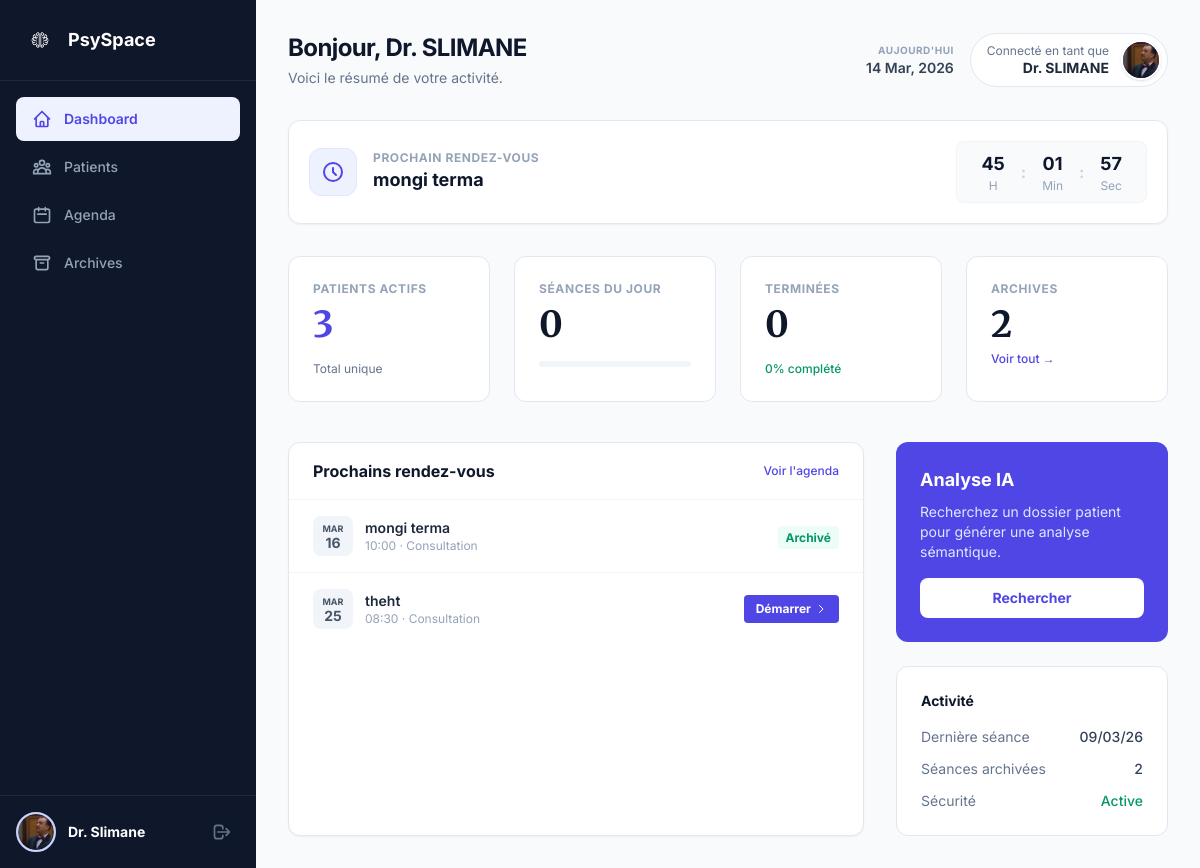
/dashboard.php (signed in), run on the app's committed database.
### tables this page shows
CREATE TABLE `doctor` (
  `docid` int(11) NOT NULL,
  `docemail` varchar(255) NOT NULL,
  `docname` varchar(255) NOT NULL,
  `docpassword` varchar(255) NOT NULL,
  `otp_code` varchar(6) DEFAULT NULL,
  `status` varchar(20) DEFAULT 'pending',
  `reset_token` varchar(255) DEFAULT NULL,
  `token_expiry` datetime DEFAULT NULL,
  `photo` varchar(255) DEFAULT NULL,
  `specialty` varchar(100) DEFAULT NULL,
  `order_num` varchar(50) DEFAULT NULL,
  `bio` text DEFAULT NULL,
  `docphone` varchar(20) DEFAULT NULL,
  `remember_token` varchar(64) DEFAULT NULL
);

CREATE TABLE `appointments` (
  `id` int(11) NOT NULL,
  `doctor_id` int(11) NOT NULL,
  `patient_id` int(11) DEFAULT NULL,
  `patient_name` varchar(150) NOT NULL,
  `app_date` datetime NOT NULL,
  `app_type` varchar(50) DEFAULT 'Consultation',
  `created_at` timestamp NOT NULL DEFAULT current_timestamp(),
  `patient_phone` varchar(20) DEFAULT NULL
);

CREATE TABLE `consultations` (
  `id` int(11) NOT NULL,
  `patient_id` int(11) NOT NULL,
  `appointment_id` int(11) DEFAULT NULL,
  `doctor_id` int(11) NOT NULL,
  `date_consultation` datetime DEFAULT current_timestamp(),
  `transcription_brute` text DEFAULT NULL,
  `resume_ia` text DEFAULT NULL,
  `duree_minutes` int(11) DEFAULT NULL,
  `emotion_data` text DEFAULT NULL
);

### dashboard.php (the view, shortened to what the rows shown need)
<?php
include "connection.php";
if (!isset($conn) && isset($con)) { $conn = $con; }
 $nom_docteur = mb_strtoupper($_SESSION['nom'] ?? 'Docteur', 'UTF-8');
 $doc_id      = (int)$_SESSION['id'];
 $stmt = $conn->prepare("SELECT * FROM doctor WHERE docid=? LIMIT 1");
 $stmt->bind_param("i", $doc_id); $stmt->execute();
 $doc = $stmt->get_result()->fetch_assoc();
 $doc_photo     = $doc['photo'] ?? '';
 $doc_initial   = mb_substr($nom_docteur, 0, 1, 'UTF-8');
 $stmt = $conn->prepare(
    "SELECT a.*,
            (SELECT COUNT(*) FROM consultations c WHERE c.patient_id = a.patient_id AND c.doctor_id = a.doctor_id) AS archive_count
     FROM appointments a
     WHERE a.doctor_id = ?
       AND a.app_date >= NOW()
     ORDER BY a.app_date ASC
     LIMIT 6"
);
 $stmt->bind_param("i", $doc_id);
 $stmt->execute();
 $patients_query = $stmt->get_result();
 $stmt = $conn->prepare("SELECT app_date, patient_name FROM appointments WHERE doctor_id=? AND app_date >= NOW() ORDER BY app_date ASC LIMIT 1");
 $stmt->bind_param("i", $doc_id); $stmt->execute();
 $next_rdv = $stmt->get_result()->fetch_assoc();
 $stmt = $conn->prepare("SELECT date_consultation FROM consultations WHERE doctor_id = ? ORDER BY date_consultation DESC LIMIT 1");
 $stmt->bind_param("i", $doc_id); $stmt->execute();
 $last_consult = $stmt->get_result()->fetch_assoc()['date_consultation'] ?? null;
?>
<!DOCTYPE html>
<html lang="fr">
<head>
    <script src="https://cdn.tailwindcss.com"></script>
</head>
<body class="bg-slate-50 text-slate-700">
<div class="flex min-h-screen">
    <aside class="w-64 bg-slate-900 text-white flex flex-col fixed h-full z-50 print:hidden">
        <div class="p-4 border-t border-slate-800">
            <div class="flex items-center gap-3">
                <div class="w-10 h-10 rounded-full bg-indigo-100 flex items-center justify-center text-indigo-600 font-bold border-2 border-indigo-200 overflow-hidden">
                    <?php if(!empty($doc_photo) && file_exists($doc_photo)): ?>
                        <img src="<?= htmlspecialchars($doc_photo) ?>?v=<?= time() ?>" class="w-full h-full rounded-full object-cover">
                    <?php else: ?>
                        <?= $doc_initial ?>
                    <?php endif; ?>
                </div>
            </div>
        </div>
    </aside>
    <main class="flex-1 ml-64 p-8">
        <div class="flex flex-col md:flex-row justify-between items-start md:items-center mb-8 gap-4">
            <div>
                <h1 class="text-2xl font-bold text-slate-900 tracking-tight">Bonjour, Dr. <?= htmlspecialchars($nom_docteur) ?></h1>
            </div>
            <div class="flex items-center gap-4">
                <a href="profile.php" class="flex items-center gap-3 bg-white border border-slate-200 rounded-full pl-4 pr-1.5 py-1.5 hover:border-indigo-400 hover:shadow-md transition-all group cursor-pointer">
                    <div class="w-10 h-10 rounded-full bg-indigo-600 flex items-center justify-center text-white font-bold text-sm border-2 border-white shadow overflow-hidden">
                        <?php if(!empty($doc_photo) && file_exists($doc_photo)): ?>
                            <img src="<?= htmlspecialchars($doc_photo) ?>?v=<?= time() ?>" class="w-full h-full object-cover">
                        <?php else: ?>
                            <?= $doc_initial ?>
                        <?php endif; ?>
                    </div>
                </a>
            </div>
        </div>
        <?php if($next_rdv): ?>
        <div class="bg-white border border-slate-200 rounded-xl p-5 mb-8 flex flex-col sm:flex-row items-center justify-between gap-4 shadow-sm">
            <div class="flex items-center gap-4">
                <div class="w-12 h-12 bg-indigo-50 rounded-xl flex items-center justify-center text-indigo-600 border border-indigo-100">
                    <svg class="w-6 h-6" fill="none" stroke="currentColor" viewBox="0 0 24 24"><path stroke-linecap="round" stroke-linejoin="round" stroke-width="2" d="M12 8v4l3 3m6-3a9 9 0 11-18 0 9 9 0 0118 0z"></path></svg>
                </div>
                <div>
                    <p class="text-xs font-bold text-slate-400 uppercase tracking-wider">Prochain rendez-vous</p>
                    <p class="text-lg font-bold text-slate-900"><?= htmlspecialchars($next_rdv['patient_name']) ?></p>
                </div>
            </div>
            <div id="countdown-wrap" class="flex items-center gap-2 bg-slate-50 px-4 py-2 rounded-lg border border-slate-100">
                <div class="text-center px-2">
                    <span class="countdown-val text-lg font-bold text-slate-900" id="cd-h">--</span>
                    <span class="text-xs text-slate-400 block">H</span>
                </div>
                <span class="font-bold text-slate-300">:</span>
                <div class="text-center px-2">
                    <span class="countdown-val text-lg font-bold text-slate-900" id="cd-m">--</span>
                    <span class="text-xs text-slate-400 block">Min</span>
                </div>
                <span class="font-bold text-slate-300">:</span>
                <div class="text-center px-2">
                    <span class="countdown-val text-lg font-bold text-slate-900" id="cd-s">--</span>
                    <span class="text-xs text-slate-400 block">Sec</span>
                </div>
            </div>
        </div>
        <?php endif; ?>
        <div class="grid grid-cols-1 lg:grid-cols-3 gap-8">
            <div class="lg:col-span-2 bg-white border border-slate-200 rounded-xl shadow-sm overflow-hidden">
                <table class="w-full text-left">
                    <tbody class="divide-y divide-slate-100">
                        <?php if ($patients_query->num_rows > 0):
                            while ($row = $patients_query->fetch_assoc()):
                                $ts       = strtotime($row['app_date']);
                                $archived = (int)$row['archive_count'] > 0;
                                $patient_enc = urlencode($row['patient_name']);
                        ?>
                        <tr class="hover:bg-slate-50 transition-colors">
                            <td class="px-6 py-4">
                                <div class="flex items-center gap-3">
                                    <div class="w-10 h-10 rounded-lg bg-slate-100 flex flex-col items-center justify-center text-slate-600">
                                        <span class="text-[9px] font-bold uppercase"><?= date('M', $ts) ?></span>
                                        <span class="text-sm font-bold leading-none"><?= date('d', $ts) ?></span>
                                    </div>
                                    <div>
                                        <p class="font-semibold text-slate-800 text-sm"><?= htmlspecialchars($row['patient_name']) ?></p>
                                        <p class="text-xs text-slate-400"><?= date('H:i', $ts) ?> · <?= htmlspecialchars($row['app_type'] ?? 'Consultation') ?></p>
                                    </div>
                                </div>
                            </td>
                            <td class="px-6 py-4 text-right">
                                <?php if ($archived): ?>
                                    <span class="text-xs font-bold text-emerald-600 bg-emerald-50 px-2 py-1 rounded">Archivé</span>
                                <?php else: ?>
                                    <a href="analyse_ia.php?patient_name=<?= $patient_enc ?>&id=<?= $row['id'] ?>"
                                       class="inline-flex items-center gap-1 bg-indigo-600 hover:bg-indigo-700 text-white px-3 py-1.5 rounded text-xs font-bold transition-colors">
                                        Démarrer
                                        <svg class="w-3 h-3" fill="none" stroke="currentColor" viewBox="0 0 24 24"><path stroke-linecap="round" stroke-linejoin="round" stroke-width="2" d="M9 5l7 7-7 7"></path></svg>
                                    </a>
                                <?php endif; ?>
                            </td>
                        </tr>
                        <?php endwhile; else: ?>
                        <tr><td class="p-10 text-center text-slate-400 text-sm">Aucun rendez-vous à venir.</td></tr>
                        <?php endif; ?>
                    </tbody>
                </table>
            </div>
            <div class="space-y-6">
                <div class="bg-white border border-slate-200 rounded-xl p-6">
                    <div class="space-y-3 text-sm">
                        <div class="flex justify-between items-center">
                            <span class="text-slate-500">Dernière séance</span>
                            <span class="font-medium text-slate-700">
                                <?= $last_consult ? date('d/m/y', strtotime($last_consult)) : '-' ?>
                            </span>
                        </div>
                    </div>
                </div>
            </div>
        </div>
    </main>
</div>
</body>
</html>

### data on the page
doctor: photo (picture)
appointments: patient_name "mongi terma", app_date "MAR", app_date "16", app_date "10:00", app_type "Consultation", shows "Archivé"
appointments: app_date "MAR", app_date "25", patient_name "theht", app_date "08:30", app_type "Consultation"
consultations: date_consultation "09/03/26"

### other printed values
$nom_docteur "Slimane"
$nom_docteur "SLIMANE"
$total_patients "3"
$rdv_du_jour "0"
$rdv_termines "0"
$progression "0"
$total_archives "2"
